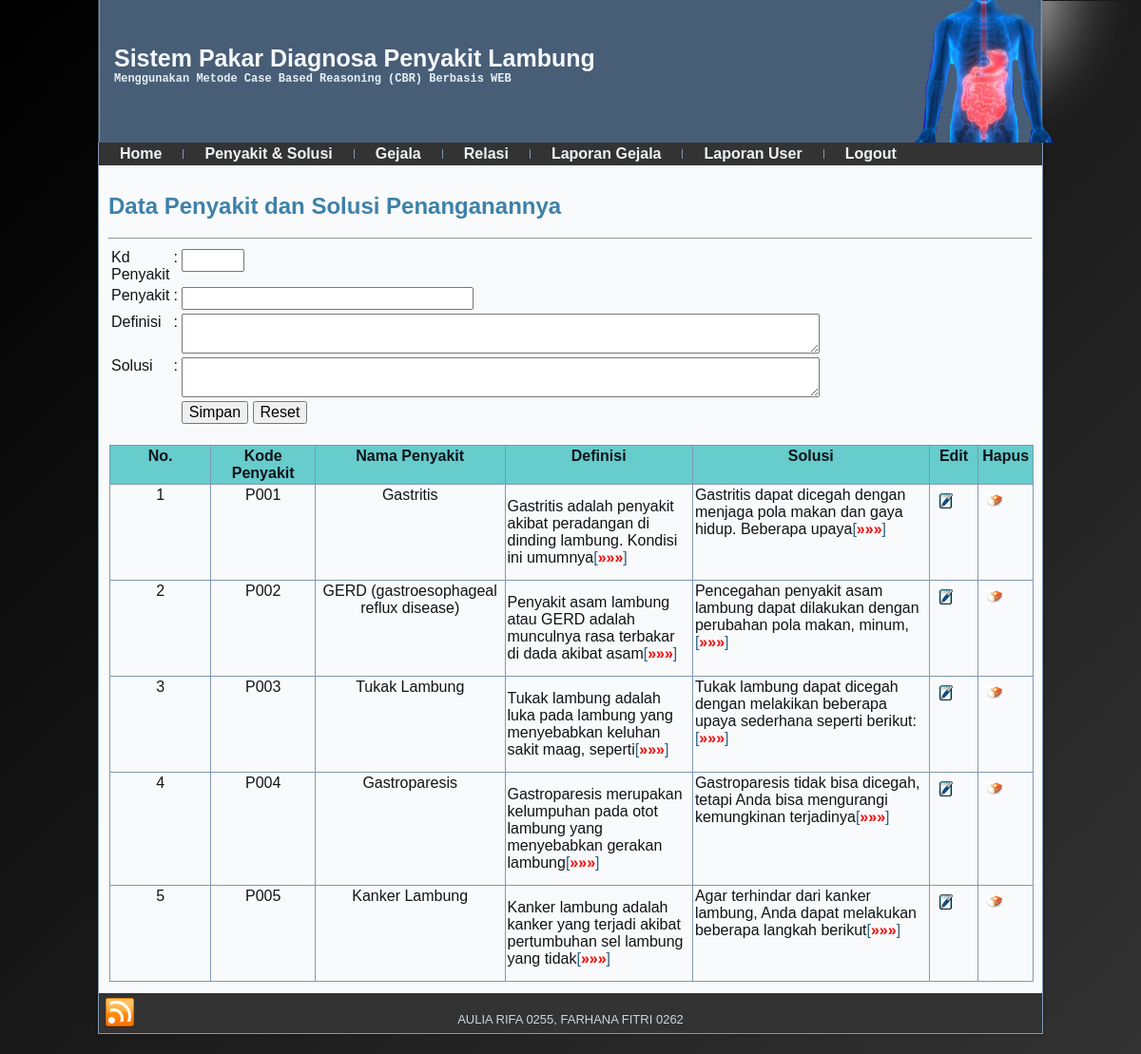
Page /admin/haladmin.php?top=penyakit_solusi.php on the committed database.
### tables this page shows
CREATE TABLE `penyakit_solusi` (
  `kd_penyakit` char(4) NOT NULL,
  `nama_penyakit` varchar(100) DEFAULT NULL,
  `definisi` text DEFAULT NULL,
  `solusi` text DEFAULT NULL
);

### admin/penyakit_solusi.php (the view, shortened to what this page needs)
<!DOCTYPE HTML PUBLIC "-//W3C//DTD HTML 4.01 Transitional//EN"
"http://www.w3.org/TR/html4/loose.dtd">
<html>
<head>
</head>
<body>
<h2>Data Penyakit dan Solusi Penanganannya</h2><hr>
<form name="form3" method="post" onSubmit="return validasi(this);" action="simpanpenyakit.php">
<table class="tab" width="600" border="0" cellpadding="2" cellspacing="1" align="center">
  <tr>
    <td width="88">Kd Penyakit </td>
    <td width="10">:</td>
    <td width="180">
      <input name="kd_penyakit" type="text" id="kd_penyakit" size="4" maxlength="4">
</td>
  </tr>
  <tr valign="top">
    <td>Penyakit</td>
    <td>:</td>
    <td>
      <input type="text" name="nama_penyakit" id="nama_penyakit" size="30" maxlength="30">
    </td>
  </tr>
  <tr valign="top">
    <td>Definisi</td>
    <td>:</td>
    <td>
      <textarea name="definisi" id="definisi" rows="2" cols="70"></textarea>
    </td>
  </tr>
  <tr valign="top">
    <td>Solusi</td>
    <td>:</td>
    <td>
<textarea name="solusi" id="solusi" rows="2" cols="70"></textarea>
</td>
  </tr>
  <tr>
    <td height="23">&nbsp;</td>
    <td>&nbsp;</td>
    <td>
      <input name="simpan" type="Submit" id="simpan" value="Simpan">
      <input type="submit" name="Submit" value="Reset">
    </td>
  </tr>
</table>
</form>
<br>
<table id="tabel" width="100%" cellpadding="3" cellspacing="0" border="1" align="center">
  <tr valign="top" bgcolor="#66CCCC">
  	<td width="108"><div align="center"><strong>No.</strong></td>
    <td width="108"><div align="center"><strong>Kode Penyakit </strong></td>
    <td width="200"><div align="center"><strong>Nama Penyakit</strong></td>
	<td width="200"><div align="center"><strong>Definisi</strong></td>
    <td width="256"><div align="center"><strong>Solusi</strong></td>
    <td width="48"><div align="center"><strong>Edit</strong></td>
    <td width="53"><div align="center"><strong>Hapus</strong></td>
  </tr>
  <?php
	include "../koneksi.php";
	$sql = "SELECT * FROM penyakit_solusi ORDER BY kd_penyakit";
	$qry = mysql_query($sql,$koneksi) or die ("SQL Error".mysql_error());
	$no=0;
	while ($data = mysql_fetch_array ($qry)) {
	$no++;
   ?>
  <tr valign="baseline">
 	<td><div align="center"><?php echo $no; ?> </td>
    <td><div align="center"><?php echo $data['kd_penyakit']; ?></td>
    <td><div align="center"><?php echo $data['nama_penyakit']; ?></td>
	<td><p class="text">
    <?php
	$str=$data['definisi'];
	echo $str;
	?>
    </p></td>
    <td><span class="text">
      <?php
	$str=$data['solusi'];
	echo $str;
	?>
    </span></td>
    <td><a title="Edit Penyakit" href="edpenyakit.php?kdubah=<?php echo $data['kd_penyakit'];?>"><img src="image/edit.jpeg" width="16" height="16" border="0"></a></td>
    <td><a title="Hapus Penyakit" style="cursor:pointer;" onclick="return konfirmasi('<?php echo $data['kd_penyakit'];?>');"><img src="image/hapus.jpeg" width="16" height="16" ></a>
    </td>
  </tr>
  <?php
  } ?>
</table>
</body>
</html>

### style.css (style rules this page uses)
.tab tr { border:none; }
.tab tr td { border:none; }
.tab { border:none; }
#art-main, table { font-family: Arial, Helvetica, Sans-Serif; font-style: normal; font-weight: normal; font-size: 16px; }
h1, h2, h3, h4, h5, h6, p, a, ul, ol, li { margin: 0; padding: 0; }
.art-postcontent, .art-postcontent li, .art-postcontent table, .art-postcontent a, .art-postcontent a:link, .art-postcontent a:visited, .art-postcontent a.visited, .art-postcontent a:hover, .art-postcontent a.hovered { font-family: Arial, Helvetica, Sans-Serif; }
.art-postcontent p { margin: 12px 0; }
h1, h2, h3, h4, h5, h6, h1 a, h2 a, h3 a, h4 a, h5 a, h6 a, h1 a:link, h2 a:link, h3 a:link, h4 a:link, h5 a:link, h6 a:link, h1 a:visited, h2 a:visited, h3 a:visited, h4 a:visited, h5 a:visited, h6 a:visited, h1 a:hover, h2 a:hover, h3 a:hover, h4 a:hover, h5 a:hover, h6 a:hover { font-family: Arial, Helvetica, Sans-Serif; font-style: normal; font-weight: bold; font-size: 32px; text-decoration: none; }
.art-postcontent a { text-decoration: none; color: #2F617F; }
.art-postcontent a:link { text-decoration: none; color: #2F617F; }
.art-postcontent h2 { color: #3E81A8; margin: 19px 0; font-size: 24px; }
html { height:100%; }
body { padding: 0; margin:0; color: #0F1419; height:100%; min-height:100%; background: -webkit-linear-gradient(-45deg,#000 0,#333 100%); background-repeat: repeat; background-attachment: fixed; background-position: top left; min-width: 1000px; }
form { padding: 0 !important; margin: 0 !important; }
input, select, textarea { vertical-align: middle; font-family: Arial, Helvetica, Sans-Serif; font-style: normal; font-weight: normal; font-size: 16px; }
a img { border: 0; }
.art-article img, img.art-article, .art-block img, .art-footer img { border: solid 0 #B2C2D1; margin: 7px; }
.art-article table, table.art-article { border-collapse: collapse; margin: 1px; }
.art-article th, .art-article td { padding: 2px; border: solid 1px #8099B3; vertical-align: top; text-align: left; }

### rows in the picture
penyakit_solusi: kd_penyakit "P001", nama_penyakit "Gastritis", definisi "Gastritis adalah penyakit akibat peradangan di dinding lambung. Kondisi ini umumnya", solusi "Gastritis dapat dicegah dengan menjaga pola makan dan gaya hidup. Beberapa upaya"
penyakit_solusi: kd_penyakit "P002", nama_penyakit "GERD (gastroesophageal reflux disease)", definisi "Penyakit asam lambung atau GERD adalah munculnya rasa terbakar di dada akibat asam", solusi "Pencegahan penyakit asam lambung dapat dilakukan dengan perubahan pola makan, minum,"
penyakit_solusi: kd_penyakit "P003", nama_penyakit "Tukak Lambung", definisi "Tukak lambung adalah luka pada lambung yang menyebabkan keluhan sakit maag, seperti", solusi "Tukak lambung dapat dicegah dengan melakikan beberapa upaya sederhana seperti berikut:"
penyakit_solusi: kd_penyakit "P004", nama_penyakit "Gastroparesis", definisi "Gastroparesis merupakan kelumpuhan pada otot lambung yang menyebabkan gerakan lambung", solusi "Gastroparesis tidak bisa dicegah, tetapi Anda bisa mengurangi kemungkinan terjadinya"
penyakit_solusi: kd_penyakit "P005", nama_penyakit "Kanker Lambung", definisi "Kanker lambung adalah kanker yang terjadi akibat pertumbuhan sel lambung yang tidak", solusi "Agar terhindar dari kanker lambung, Anda dapat melakukan beberapa langkah berikut"
